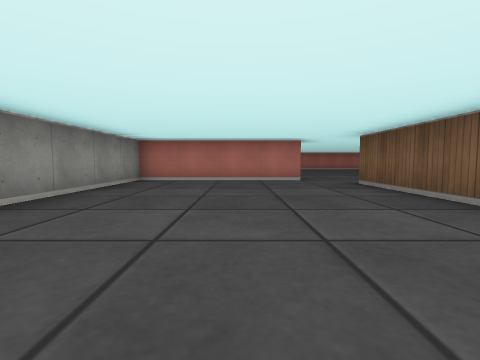
View 1 (above)

17 first-person views from a walk through a cub3D maze. The camera is about half as high as the walls, tilts 4° down and sees 85° across. The floor is counted in squares. Each view is taken from the middle of a square. On the plan, view 1 faces up. The plan holds only what a view shows up to about 9 squares ahead; the rest is blank.

View 2
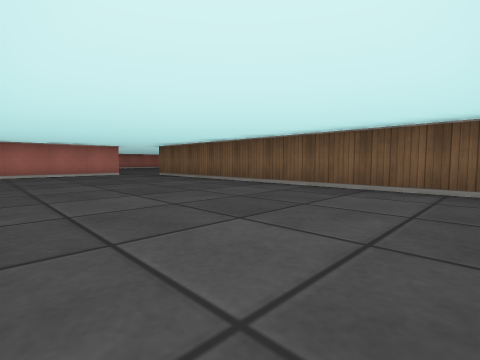

View 3
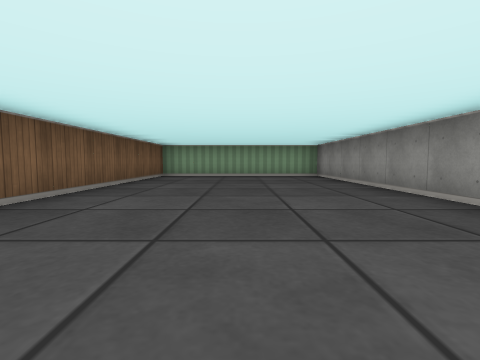

View 4
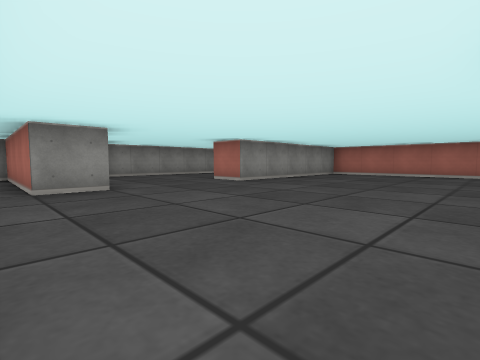

View 5
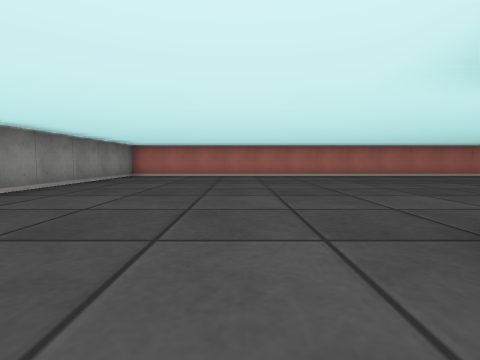

View 6
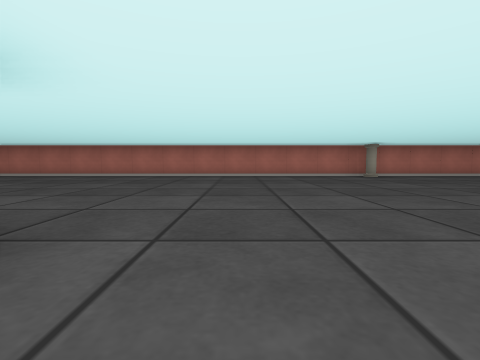

View 7
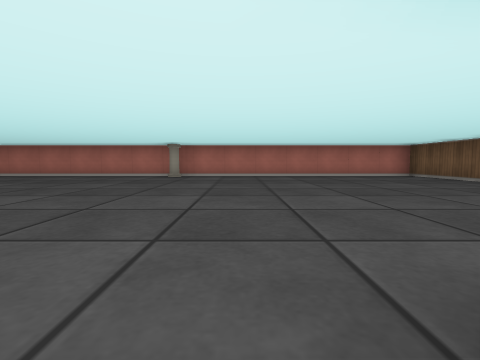

View 8
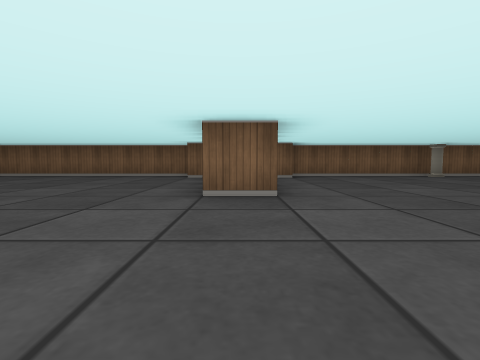

View 9
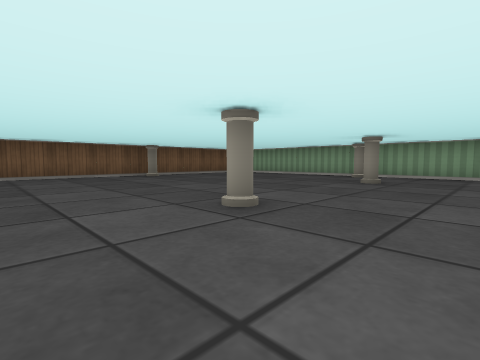

View 10
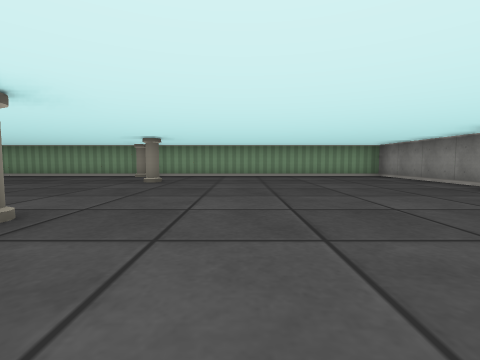

View 11
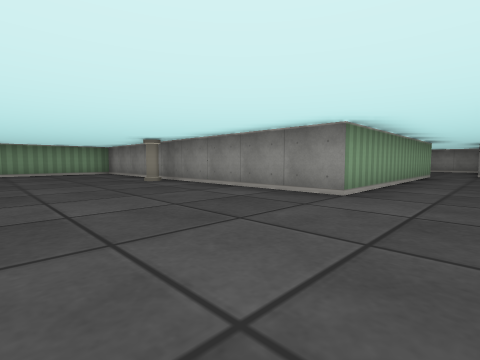

View 12
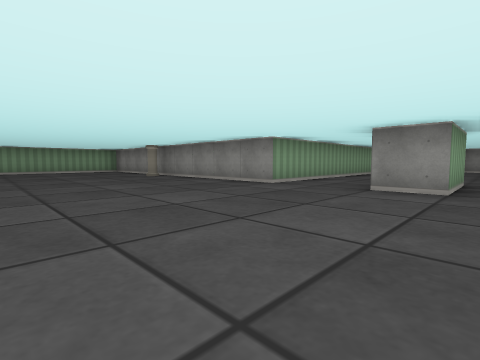

View 13
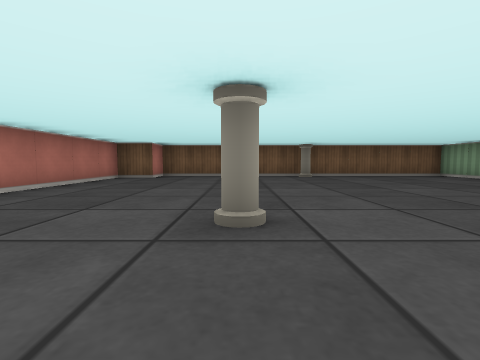

View 14
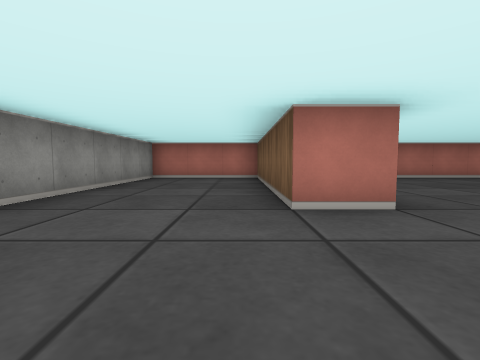

View 15
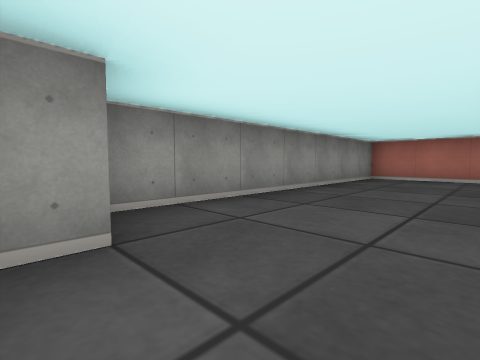

View 16
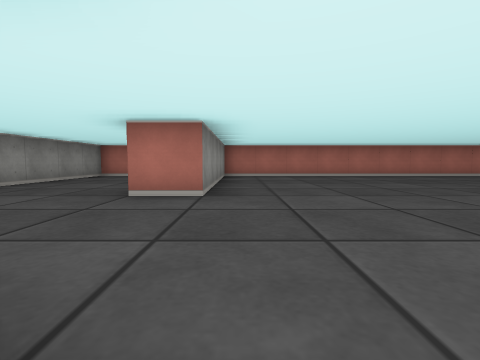

View 17
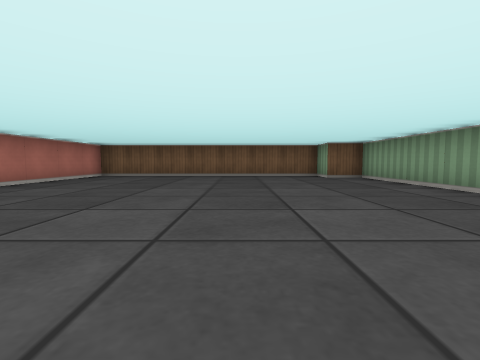

### Floor plan
Ten units are one square. View 1 is at (0, 0); x grows to the right and y downward. Boxes are objects, and circles mark ways between rooms. Rooms are numbered by the first view taken in them; rooms with no view inside come last. Other rooms are left out.
<svg viewBox="-30 -160 250 200">
<path fill="none" stroke="#000" d="M15 -65 -25 -65 -25 35 25 35 25 -55M165 -64 165 -75M168 -75 205 -75 205 -85 215 -85 215 -155 15 -155 15 -105 5 -105 5 -155 -25 -155 -25 -88M65 -85 85 -85 85 -75M25 -55 85 -55 85 35 215 35 215 -55 205 -55 205 -65 168 -65M15 -76 15 -65M-15 -86 -15 -80"/>
<rect x="85" y="-15" width="10" height="10" fill="#bbb"><title>pillar</title></rect>
<rect x="135" y="-155" width="10" height="10" fill="#bbb"><title>pillar</title></rect>
<rect x="145" y="5" width="10" height="10" fill="#bbb"><title>pillar</title></rect>
<rect x="145" y="-35" width="10" height="10" fill="#bbb"><title>pillar</title></rect>
<rect x="155" y="25" width="10" height="10" fill="#bbb"><title>pillar</title></rect>
<rect x="205" y="-15" width="10" height="10" fill="#bbb"><title>pillar</title></rect>
<circle cx="15" cy="-55" r="3" fill="#2a7"/>
<text x="0" y="-10">1</text>
<text x="120" y="-70">2</text>
</svg>
Room 1 opens to room 2.

Where each view was taken, in squares from view 1:
view 1: 0 up, 0 right, facing up
view 2: 3 down, 2 left, facing up-right
view 3: 5 up, 0 right, facing down
view 4: 6 up, 6 right, facing up-left
view 5: 7 up, 5 right, facing up
view 6: 7 up, 10 right, facing up
view 7: 7 up, 16 right, facing up
view 8: 7 up, 13 right, facing right
view 9: 5 up, 13 right, facing down-right
view 10: 5 up, 13 right, facing down
view 11: 7 up, 12 right, facing down-left
view 12: 9 up, 13 right, facing down-left
view 13: 3 up, 13 right, facing right
view 14: 8 up, 0 right, facing up
view 15: 8 up, 0 right, facing up-left
view 16: 7 up, 2 right, facing up
view 17: 11 up, 13 right, facing right
